Frame 1 (no input): blank canvas, image omitted
Frame 60 (the mouse pressed at the canvas centre just before this capture): blank canvas, image omitted
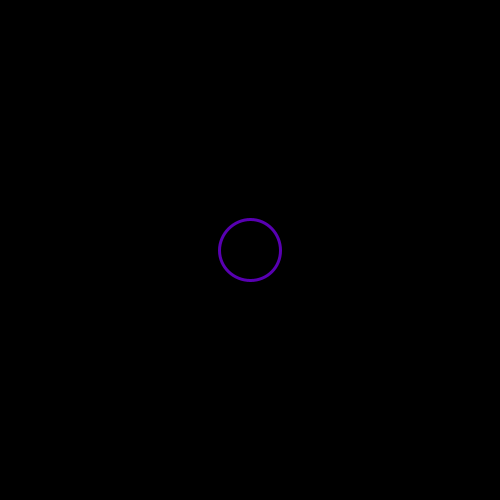
Frame 120 (the mouse held since frame 60 and released just before this capture)

The Processing sketch whose frames 1 and 60 were blank and that drew this single picture after the mouse press (run headless with seeded random() and noise(); from frame 60 on, the mouse is pressed at the canvas centre):

// Processing sketch: Ring_trick_color
// ── Ring_trick_color.pde
Ripple[] rip; // Declare the object array
int numRipples = 50; // Max number of ripples
int currentRipple = 0; // To keep track
color bg = 0;

int c1 = 255; // Color array
int c2 = 127;
color[] c = {
  color(c1, c2, 0), color(c1, 0, c2), color(c2, c1, 0), color(c2, 0, c1), color(0, c2, c1), };

void setup() {
  size(500, 500);
  smooth();
  stroke(255);
  strokeWeight(3);
  noFill();
  rip = new Ripple[numRipples]; // Create the object
  for (int i = 0; i < numRipples; i++) {
    rip[i] = new Ripple();
  }
}

void draw() {
  background(bg);
  for (int i = 0; i < numRipples; i++) {
    rip[i].resize(); // Change the parameters
    rip[i].display(); // Actually draw 'em
  }
}

void mousePressed() {
  int which = round(random(4)); // pick a color, any color (or the number associateing to that color in the array)
  rip[currentRipple].xy(mouseX, mouseY, which); // tell the upcoming ripple where it should be made and what color it should be
  currentRipple++; // advance to the next ripple int the array
  if (currentRipple >= numRipples) { // Reset if we max out numRipples
    currentRipple = 0;
  }
}

class Ripple { // The ripple class
  float x, y; // 
  float diameter, alph;
  boolean on = false;
  color colors;

  void xy(float xpos, float ypos, color shade) {
    x = xpos;
    y = ypos;
    on = true;
    diameter = 1;
    colors = shade;
    
  }

  void resize() {
    if (on == true) {
      if (diameter < 200) {
      diameter++;
      alph = abs((diameter*1.275)-255);
      } else {
        on = false;
      }
    }
  }

  void display() {
    noFill();
    stroke(c[colors], alph);
    strokeWeight(3);
    ellipse(x, y, diameter, diameter);
  }
}

void keyPressed() {
  if (keyCode == ' ') {
    exit();
  }
}
